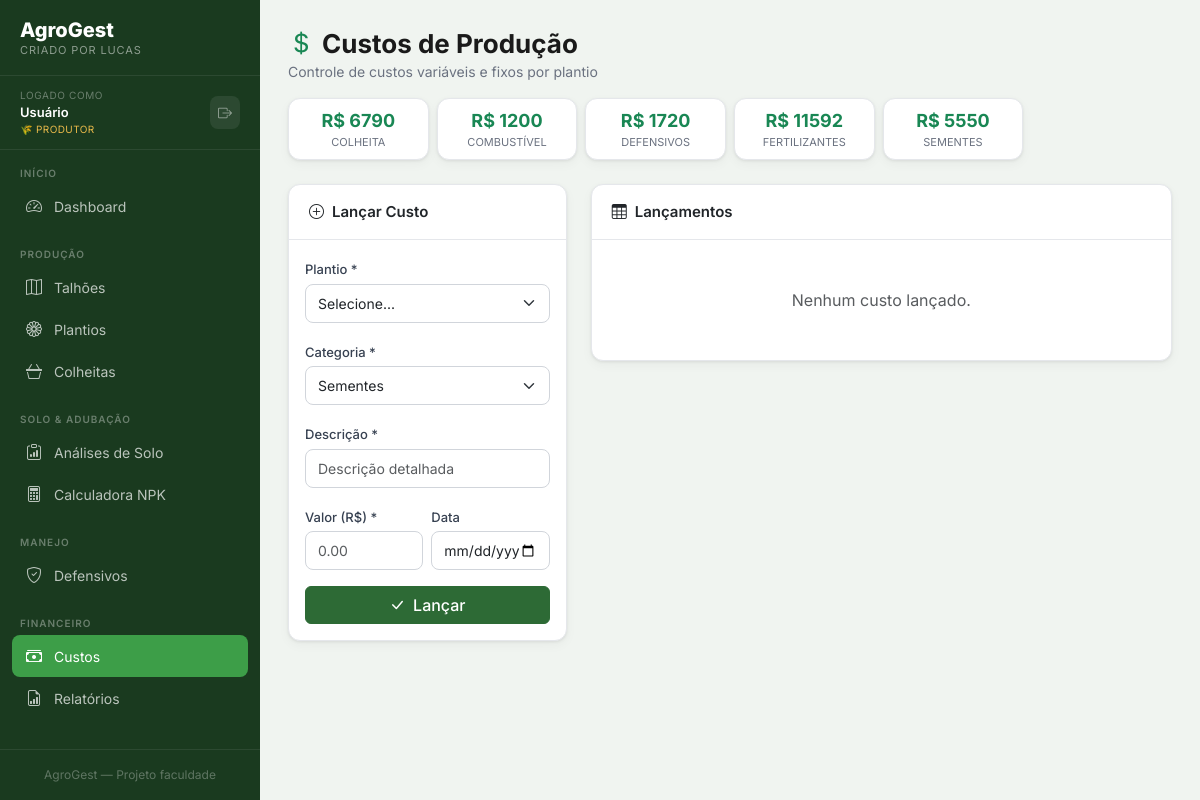
Page /custos/ on the earlier database version.
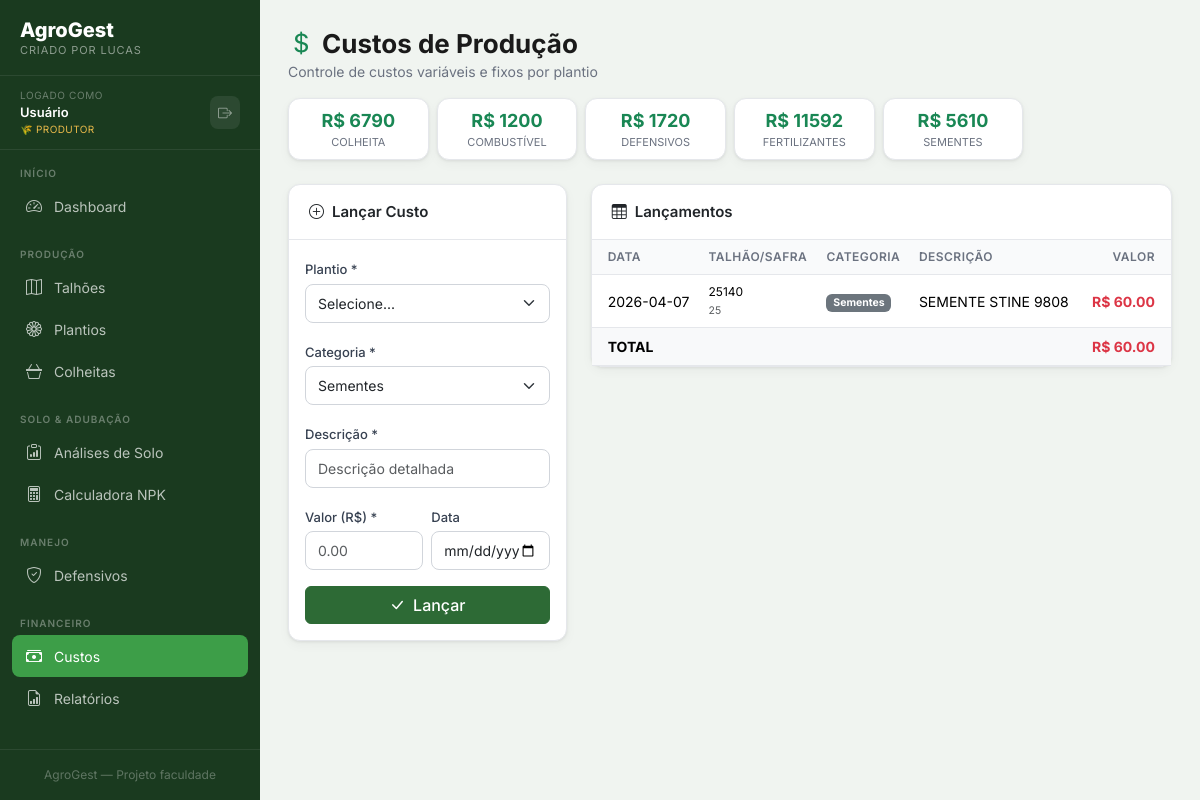
Same page on the later database version.
### tables this page shows
CREATE TABLE custos (
    id INTEGER PRIMARY KEY AUTOINCREMENT,
    plantio_id INTEGER NOT NULL,
    categoria TEXT NOT NULL,
    descricao TEXT NOT NULL,
    valor REAL NOT NULL,
    data_custo DATE,
    observacoes TEXT,
    criado_em TIMESTAMP DEFAULT CURRENT_TIMESTAMP,
    FOREIGN KEY (plantio_id) REFERENCES plantios(id)
);

CREATE TABLE talhoes (
    id INTEGER PRIMARY KEY AUTOINCREMENT,
    nome TEXT NOT NULL,
    area_ha REAL NOT NULL,
    localizacao TEXT,
    tipo_solo TEXT,
    observacoes TEXT,
    criado_em TIMESTAMP DEFAULT CURRENT_TIMESTAMP
);

CREATE TABLE plantios (
    id INTEGER PRIMARY KEY AUTOINCREMENT,
    talhao_id INTEGER NOT NULL,
    safra TEXT NOT NULL,
    data_plantio DATE,
    hibrido TEXT,
    populacao INTEGER,
    area_plantada REAL,
    status TEXT DEFAULT 'planejado',
    observacoes TEXT,
    criado_em TIMESTAMP DEFAULT CURRENT_TIMESTAMP,
    FOREIGN KEY (talhao_id) REFERENCES talhoes(id)
);

### modules/custos.py (the view)
@custos_bp.route('/')
def index():
    db = get_db()
    custos = db.execute("""
        SELECT c.*, p.safra, t.nome as talhao_nome
        FROM custos c
        JOIN plantios p ON p.id = c.plantio_id
        JOIN talhoes t ON t.id = p.talhao_id
        ORDER BY c.data_custo DESC
    """).fetchall()
    plantios = db.execute("SELECT p.id, p.safra, t.nome as talhao_nome FROM plantios p JOIN talhoes t ON t.id=p.talhao_id ORDER BY p.safra DESC").fetchall()
    totais = db.execute("""
        SELECT categoria, SUM(valor) as total
        FROM custos GROUP BY categoria
    """).fetchall()
    return render_template('custos/index.html', custos=custos, plantios=plantios, totais=totais)

### database.py (called while the page is built)
def get_db(app=None):
    from flask import current_app
    if app:
        db = sqlite3.connect(app.config['DATABASE'], detect_types=sqlite3.PARSE_DECLTYPES)
        db.row_factory = sqlite3.Row
        return db
    if 'db' not in g:
        g.db = sqlite3.connect(
            current_app.config['DATABASE'],
            detect_types=sqlite3.PARSE_DECLTYPES
        )
        g.db.row_factory = sqlite3.Row
    return g.db

### templates/custos/index.html (shortened to what the changed rows need)
{% extends "base.html" %}
{% block content %}
<div class="page-header">
    <h1 class="page-title"><i class="bi bi-currency-dollar me-2 text-success"></i>Custos de Produção</h1>
</div>
{% if totais %}
<div class="row g-2 mb-4">
    {% for t in totais %}
    <div class="col-6 col-md-3 col-lg-2">
        <div class="card text-center py-2 px-3">
            <div class="fw-bold text-success" style="font-size:18px;">R$ {{ "%.0f"|format(t.total) }}</div>
            <div style="font-size:11px;color:#6b7280;text-transform:uppercase;">{{ t.categoria }}</div>
        </div>
    </div>
    {% endfor %}
</div>
{% endif %}
<div class="row g-4">
    <div class="col-lg-8">
        <div class="card">
            <div class="card-body p-0">
                {% if custos %}
                <div class="table-responsive">
                    <table class="table table-hover mb-0">
                        <thead>
                            <tr>
                                <th class="ps-3">Data</th>
                                <th>Talhão/Safra</th>
                                <th>Categoria</th>
                                <th>Descrição</th>
                                <th class="text-end pe-3">Valor</th>
                            </tr>
                        </thead>
                        <tbody>
                            {% for c in custos %}
                            <tr>
                                <td class="ps-3">{{ c.data_custo or '—' }}</td>
                                <td style="font-size:12px;">{{ c.talhao_nome }}<br><small class="text-muted">{{ c.safra }}</small></td>
                                <td><span class="badge bg-secondary">{{ c.categoria }}</span></td>
                                <td>{{ c.descricao }}</td>
                                <td class="text-end pe-3 fw-bold text-danger">R$ {{ "%.2f"|format(c.valor) }}</td>
                            </tr>
                            {% endfor %}
                        </tbody>
                        <tfoot class="table-light">
                            <tr>
                                <td colspan="4" class="ps-3 fw-bold">TOTAL</td>
                                <td class="text-end pe-3 fw-bold text-danger">
                                    R$ {{ "%.2f"|format(custos|sum(attribute='valor')) }}
                                </td>
                            </tr>
                        </tfoot>
                    </table>
                </div>
                {% else %}
                <div class="text-center py-5 text-muted">Nenhum custo lançado.</div>
                {% endif %}
            </div>
        </div>
    </div>
</div>
{% endblock %}

Differences in the rows shown:
added custos: data_custo "2026-04-07", talhao_nome "25140", safra "25", categoria "Sementes", descricao "SEMENTE STINE 9808", valor "60.00"
Other differences:
{{ "%.2f"|format(custos|sum(attribute='valor')) }}: (not shown) → "60.00"
new list line: "R$ 5610 SEMENTES"
text no longer shown: "Nenhum custo lançado."
text now shown: "DATA TALHÃO/SAFRA CATEGORIA DESCRIÇÃO VALOR TOTAL R$"
list line gone: "R$ 5550 SEMENTES"
